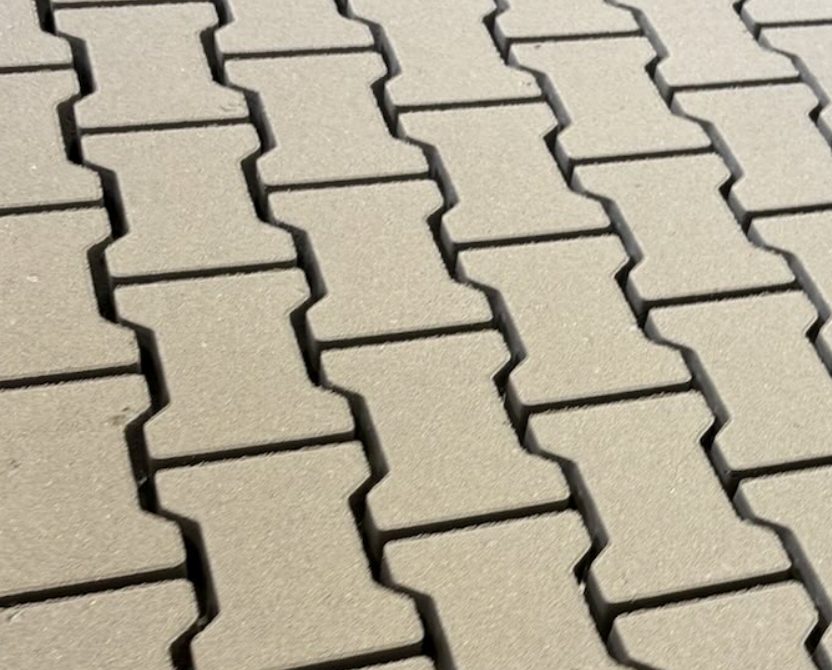
#> input picture kostka.png, 832 x 670 px
$ python zad4.py
#> lines starting #> are read from the running program, lines starting #| are printed output that depends on the picture; after the words box and inside, x2 and y2 are one past the last pixel; in counts of white or black regions, pixels touching at a corner belong together
# Numeryzacja kostek
# a. Zmodyfikuj pętlę iterującą po konturach tak, by na każdej kostce (nad jej
# środkiem) narysować numer porządkowy ( cv2.putText ).
# b. Dodaj zapisywanie każdej wyciętej kostki do osobnego pliku kostka_01.png ,
# kostka_02.png , itd.
import cv2
import imutils
import numpy as np
import os

image = cv2.imread("kostka.png")
#> image is the input picture: shape (670, 832, 3); mean B, G, R 151, 170, 178.2
resized = imutils.resize(image, width=300)
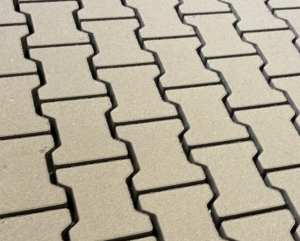
#> resized: shape (241, 300, 3); mean B, G, R 151, 170, 178.2
ratio = image.shape[0] / float(resized.shape[0])
#> ratio = 2.78
gray = cv2.cvtColor(resized, cv2.COLOR_BGR2GRAY)
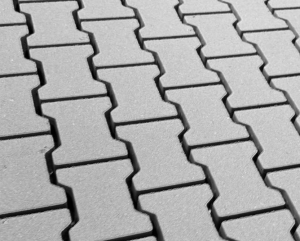
#> gray: shape (241, 300); min 0, max 231, mean 170.3
_, thresh = cv2.threshold(gray, 140, 255, cv2.THRESH_BINARY)
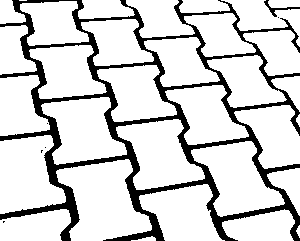
#> thresh: shape (241, 300); 83.3% white; 7 black regions (5 under 20 px)
cnts = cv2.findContours(thresh.copy(), cv2.RETR_EXTERNAL, cv2.CHAIN_APPROX_SIMPLE)
#> cnts = 32 contours, 2 with area under 20; largest, box (x1, y1, x2, y2) and area: (56, 159, 152, 241) 4780, (191, 141, 285, 217) 3710, (0, 135, 66, 214) 3664, (116, 119, 205, 190) 3568, (41, 97, 127, 165) 3514
cnts = imutils.grab_contours(cnts)

os.makedirs("kostki", exist_ok=True)

for i, c in enumerate(cnts):
    c = (c * ratio).astype("int")
    x, y, w, h = cv2.boundingRect(c)

    mask = np.zeros(image.shape[:2], dtype="uint8")
    cv2.drawContours(mask, [c], -1, 255, -1)
    segmented = cv2.bitwise_and(image, image, mask=mask)
    roi = segmented[y:y+h, x:x+w]
    center = (x + w//2, y + h//2)

    cv2.putText(image, f"{i+1}", center, cv2.FONT_HERSHEY_SIMPLEX, 0.6, (255,0,0), 2)
    cv2.imwrite(f"kostki/kostka_{i+1:02}.png", roi)
#> this loop made 32 passes
#> (x, y, w, h, center) on passes 1 to 12: (364, 656, 67, 12, (397, 662)), (822, 625, 10, 34, (827, 642)), (617, 581, 201, 87, (717, 624)), (0, 581, 195, 87, (97, 624)), (386, 511, 237, 157, (504, 589)), (742, 467, 90, 131, (787, 532)), (155, 442, 265, 226, (287, 555)), (530, 391, 260, 210, (660, 496)), (0, 375, 181, 218, (90, 484)), (322, 330, 246, 196, (445, 428)), (822, 316, 10, 35, (827, 333)), (650, 291, 182, 177, (741, 379))
#> (c, x, y, w, h, center) on pass 31: ([[52, 0], [72, 0]], 52, 0, 21, 1, (62, 0))
#> pass 1, `segmented = cv2.bitwise_and(image, image, mask=mask)`:
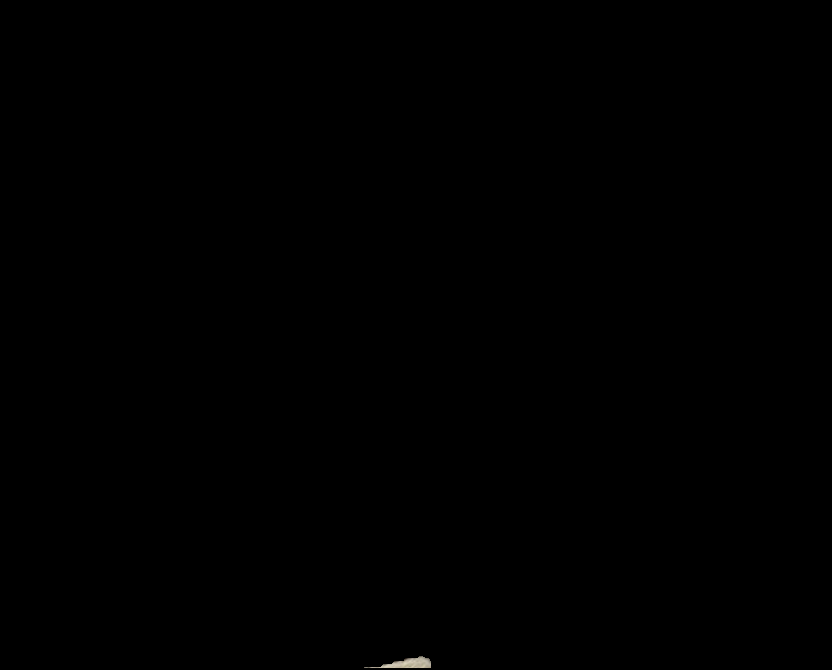
#> segmented: shape (670, 832, 3); mean B, G, R 0.1, 0.1, 0.1
#> pass 3, `roi = segmented[y:y+h, x:x+w]`:
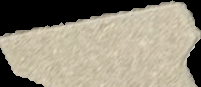
#> roi: shape (87, 201, 3); mean B, G, R 124.9, 141.9, 148.9
#> after the loop:
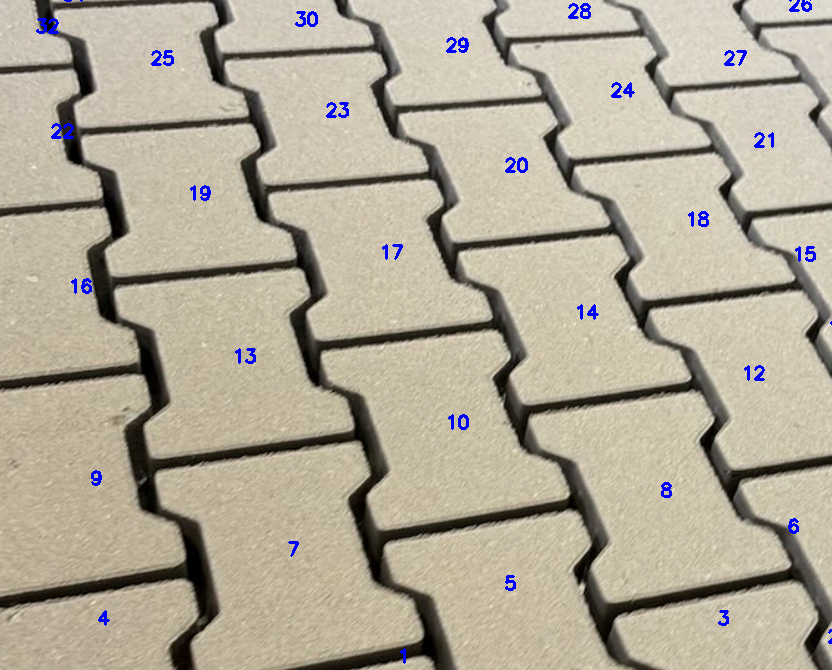
#> image: shape (670, 832, 3); 0.8% of pixels changed, all inside (x1, y1, x2, y2) = (36, 0, 832, 664)
#> after the loop:
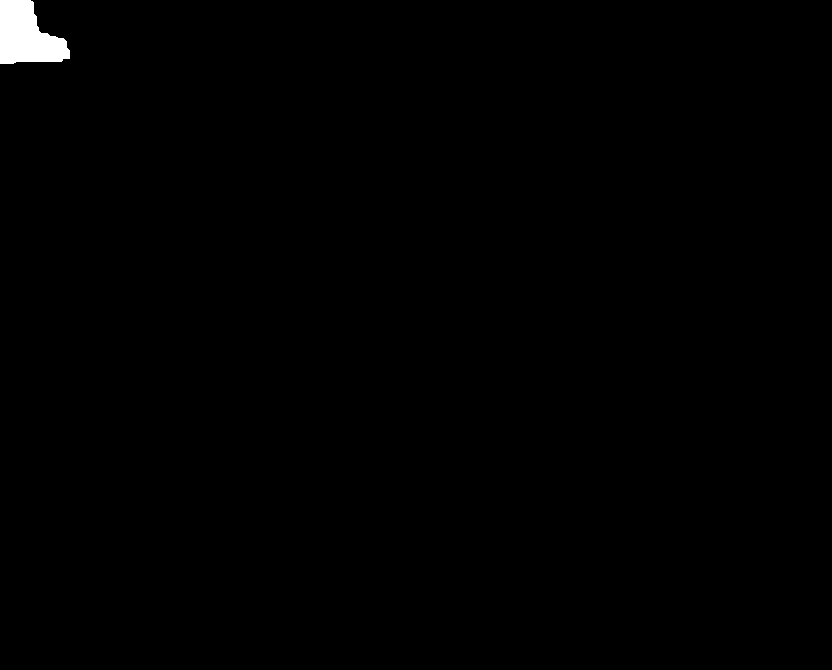
#> mask: shape (670, 832); 0.56% white; 1 white region, box (x1, y1, x2, y2) and area: (0, 0, 70, 64) 3098

cv2.imshow("Numbered", image)
cv2.waitKey(0)
cv2.destroyAllWindows()
